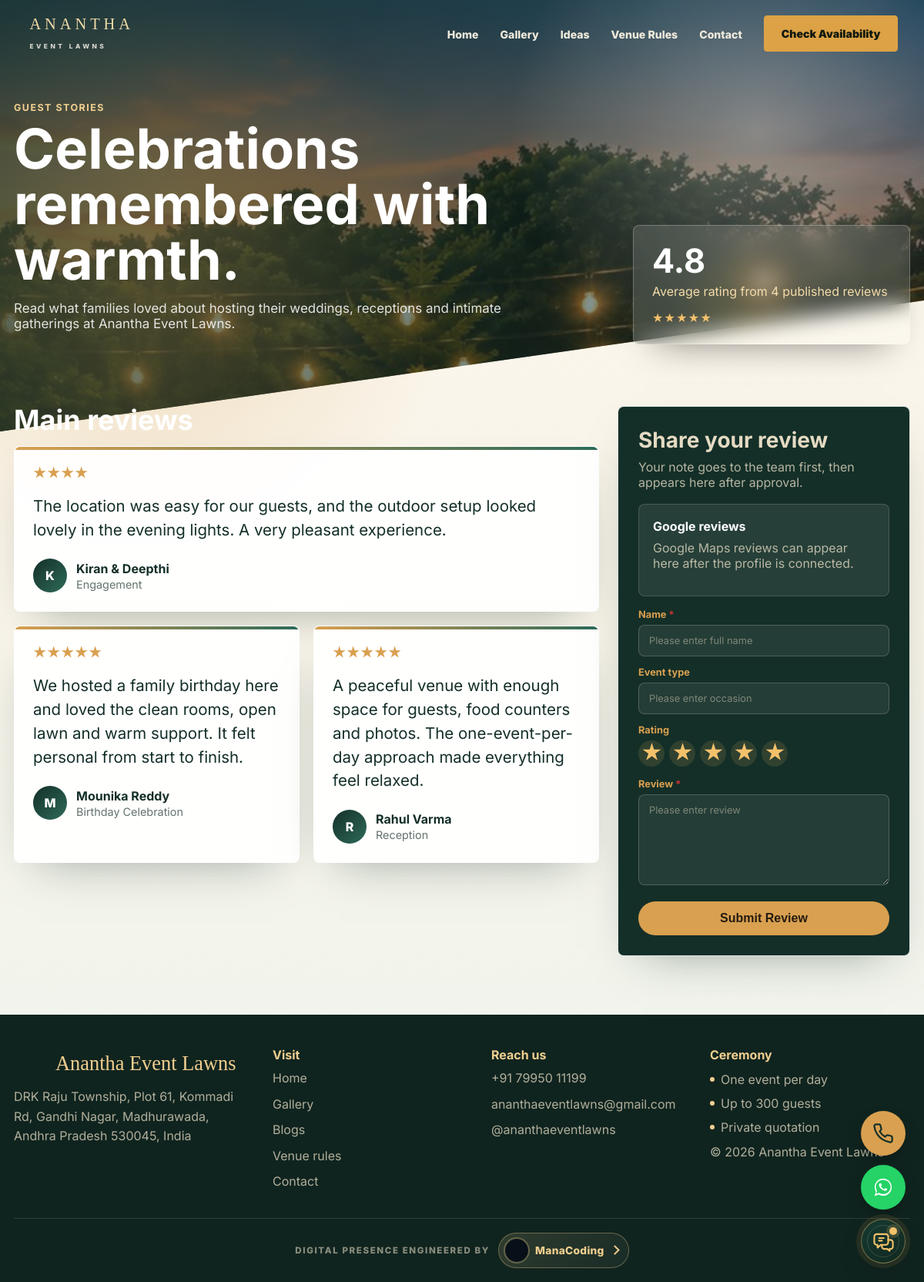
/review.php, run on the app's committed database.
### tables this page shows
CREATE TABLE IF NOT EXISTS reviews (
  id INT AUTO_INCREMENT PRIMARY KEY,
  client_name VARCHAR(160) NOT NULL,
  event_type VARCHAR(120) DEFAULT NULL,
  rating TINYINT NOT NULL DEFAULT 5,
  review_text TEXT NOT NULL,
  status ENUM('pending','published','hidden') NOT NULL DEFAULT 'pending',
  created_by ENUM('public','admin') NOT NULL DEFAULT 'public',
  created_at TIMESTAMP DEFAULT CURRENT_TIMESTAMP
);

### includes/config.php (called while the page is built, shortened)
<?php
function db(): PDO
{
    static $pdo = null;
    if ($pdo instanceof PDO) {
        return $pdo;
    }
    $dsn = 'mysql:host=' . DB_HOST . ';dbname=' . DB_NAME . ';charset=utf8mb4';
    $pdo = new PDO($dsn, DB_USER, DB_PASS, [
        PDO::ATTR_ERRMODE => PDO::ERRMODE_EXCEPTION,
        PDO::ATTR_DEFAULT_FETCH_MODE => PDO::FETCH_ASSOC,
    ]);
    return $pdo;
}
function db_ready(): bool
{
    try {
        db()->query('SELECT 1');
        return true;
    } catch (Throwable $e) {
        return false;
    }
}
function h(?string $value): string
{
    return htmlspecialchars((string) $value, ENT_QUOTES, 'UTF-8');
}
function google_reviews_configured(): bool
{
    return trim((string) GOOGLE_PLACES_API_KEY) !== '';
}
function google_reviews_data(): array
{
    $empty = [
        'configured' => google_reviews_configured(),
        'reviews' => [],
        'rating' => 0,
        'total' => 0,
        'url' => '',
        'error' => '',
    ];
    if (!$empty['configured']) {
        return $empty;
    }
    $placeId = google_place_id();
    $reviewResponse = google_places_new_reviews($placeId);
    $data = [
        'configured' => true,
        'reviews' => $reviewResponse['reviews'] ?? [],
        'rating' => (float) ($reviewResponse['rating'] ?? 0),
        'total' => (int) ($reviewResponse['total'] ?? 0),
        'url' => (string) ($reviewResponse['url'] ?? ''),
        'error' => '',
    ];
    return $data;
}

### review.php (the view, shortened to what this page needs)
<?php
require_once __DIR__ . '/includes/config.php';
$ready = db_ready();
$name = $event = $text = '';
$googleReviewData = google_reviews_data();
$googleReviews = $googleReviewData['reviews'] ?? [];
$localReviews = [];
if ($ready) {
    $localReviews = db()->query("SELECT * FROM reviews WHERE status = 'published' ORDER BY created_at DESC, id DESC")->fetchAll();
}
$reviews = array_merge($googleReviews, $localReviews);
$mainReviews = array_slice($reviews, 0, 3);
$reviewCount = count($reviews);
$averageRating = 0;
if ($reviewCount > 0) {
    $totalRating = array_sum(array_map(static fn ($review) => (int) $review['rating'], $reviews));
    $averageRating = round($totalRating / $reviewCount, 1);
}
?>
<!DOCTYPE html>
<html lang="en">
<head>
</head>
<body>
<?php $publicHeaderActive = 'reviews'; $publicHeaderHome = false; include __DIR__ . '/includes/public_header.php'; ?>
<main>
  <section class="hero">
    <div class="wrap hero-grid">
      <div>
        <div class="eyebrow">Guest Stories</div>
        <h1>Celebrations remembered with warmth.</h1>
        <p>Read what families loved about hosting their weddings, receptions and intimate gatherings at Anantha Event Lawns.</p>
      </div>
      <aside class="score-card">
        <strong><?php echo $averageRating > 0 ? h((string) $averageRating) : '5.0'; ?></strong>
        <span>Average rating from <?php echo $reviewCount; ?> published reviews</span>
        <div class="score-stars" aria-label="5 star rating"><?php echo str_repeat('&#9733;', 5); ?></div>
      </aside>
    </div>
  </section>
	  <section class="wrap content">
	    <div class="review-column">
	      <h2 class="review-section-title">Main reviews</h2>
	      <div class="reviews">
	      <?php foreach ($mainReviews as $review): ?>
	        <article class="review-card">
          <div class="stars" aria-label="<?php echo (int) $review['rating']; ?> star rating">
            <?php echo str_repeat('&#9733;', (int) $review['rating']); ?>
          </div>
          <p class="quote"><?php echo h($review['review_text']); ?></p>
          <div class="person">
            <div class="avatar" aria-hidden="true"><?php echo h(strtoupper(substr((string) $review['client_name'], 0, 1))); ?></div>
	            <div>
	              <strong><?php echo h($review['client_name']); ?></strong>
	              <span><?php echo h($review['event_type'] ?: 'Celebration'); ?></span>
	            </div>
          </div>
	        </article>
	      <?php endforeach; ?>
	      </div>
	    </div>
    <form class="review-form" method="POST">
      <h2>Share your review</h2>
      <p>Your note goes to the team first, then appears here after approval.</p>
	      <div class="google-card">
	        <strong>Google reviews</strong>
	        <?php if ($googleReviewData['configured'] && !$googleReviewData['error']): ?>
	          <p>Google Maps reviews sync automatically here.</p>
	        <?php elseif ($googleReviewData['configured'] && $googleReviewData['error']): ?>
	          <p>Google review sync is connected but needs attention.</p>
	        <?php else: ?>
	          <p>Google Maps reviews can appear here after the profile is connected.</p>
	        <?php endif; ?>
	      </div>
      <label>Name<input name="client_name" required value="<?php echo h($name); ?>" placeholder="Your name"></label>
      <label>Event type<input name="event_type" value="<?php echo h($event); ?>" placeholder="Wedding, birthday, reception"></label>
      <label>Rating
        <div class="rating-stars" id="ratingStars" aria-label="Choose rating">
          <?php for ($i = 1; $i <= 5; $i++): ?>
            <label for="rating<?php echo $i; ?>" title="<?php echo $i; ?> star<?php echo $i > 1 ? 's' : ''; ?>">&#9733;</label>
          <?php endfor; ?>
        </div>
      </label>
      <label>Review<textarea name="review_text" rows="5" required placeholder="Tell us what made your celebration special"><?php echo h($text); ?></textarea></label>
      <button class="btn" type="submit" <?php echo !$ready ? 'disabled' : ''; ?>>Submit Review</button>
    </form>
  </section>
</main>
<?php include __DIR__ . '/includes/public_footer.php'; ?>
<?php include __DIR__ . '/includes/chatbot.php'; ?>
</body>
</html>

### assets/forms.css (style rules this page uses)
input::placeholder,textarea::placeholder { color:#69766e;opacity:1;font-weight:400 }

### includes/public_header.php (style rules this page uses)
html,body { max-width:100%;overflow-x:hidden }
input,select,textarea,button { font-size:16px }
.btn,a.btn,button.btn { min-height:44px;text-align:center }
.container,.wrap,.screen { max-width:100% }
h1,h2,h3,p,a,strong,span,li,label,summary { overflow-wrap:anywhere }

### data on the page
reviews: rating "★★★★", review_text "The location was easy for our guests, and the outdoor setup looked lovely in the evening lights. A very pleasant experience.", client_name "K", client_name "Kiran & Deepthi", event_type "Engagement"
reviews: rating "★★★★★", review_text "We hosted a family birthday here and loved the clean rooms, open lawn and warm support. It felt personal from start to finish.", client_name "M", client_name "Mounika Reddy", event_type "Birthday Celebration"
reviews: rating "★★★★★", review_text "A peaceful venue with enough space for guests, food counters and photos. The one-event-per-day approach made everything feel relaxed.", client_name "R", client_name "Rahul Varma", event_type "Reception"

### other printed values
$averageRating "4.8"
$reviewCount "4"
str_repeat('&#9733;', 5) "★★★★★"
CONTACT_EMAIL "ananthaeventlawns@gmail.com"
